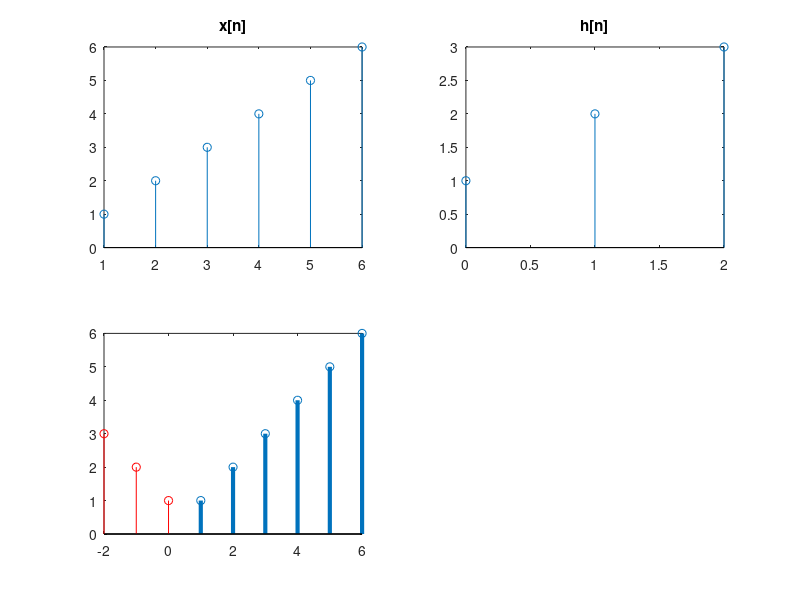

Recreate this plot in MATLAB. (Note: this script raises an error after producing the figure.)
clear all; close all;
x = 1:6;
k1 = 1:length(x);
h = 1:3;
k2 = 0:length(h)-1;
y = conv(x,h);
y = [0 y 0];
f1 = figure;
a1 = subplot(221); stem(k1,x); title('x[n]');
a2 = subplot(222); stem(k2,h); title('h[n]');
for n = 0:length(y)-1;
figure(f1);
a3 = subplot(223);
stem(k1,x,'linewidth',3); hold on;
stem(n-k2, h,'r');hold off;
axis([a1 a2 a3],[-3 10 0 6]);
title(['n = ' num2str(n)])
pause;
a4 = subplot(224);
stem(0:n, y(1:n+1), 'm'); title('y[n]');
axis(a4, [-3 10 0 30]);
pause;
end